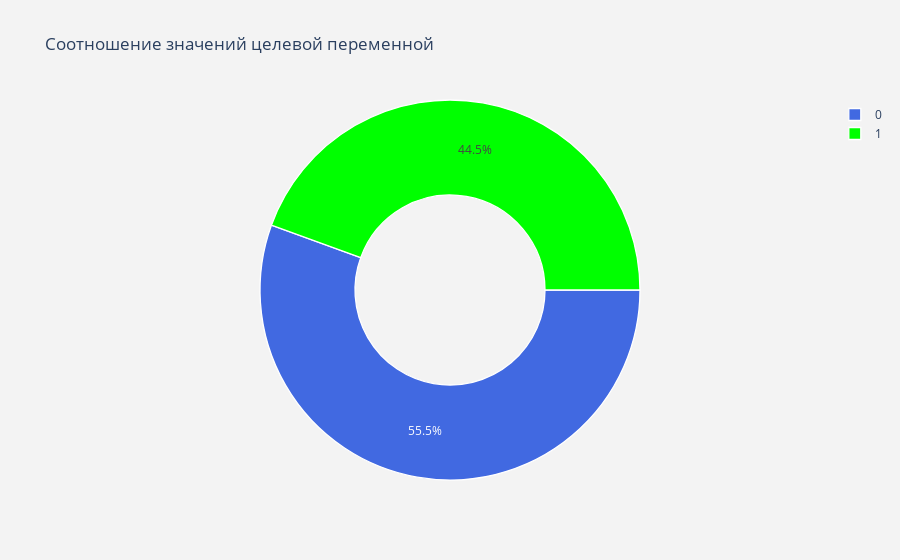

Write notebook code for a chart like this one.
### Code cell
#labels
lab = data["class"].value_counts().keys().tolist()
#values
val = data["class"].value_counts().values.tolist()

trace = go.Pie(labels = lab ,
               values = val ,
               marker = dict(colors =  [ 'royalblue' ,'lime'],
                             line = dict(color = "white",
                                         width =  1.3)
                            ),
               rotation = 90,
               hoverinfo = "label+value+text",
               hole = .5
              )
layout = go.Layout(dict(title = "Соотношение значений целевой переменной",
                        plot_bgcolor  = "rgb(243,243,243)",
                        paper_bgcolor = "rgb(243,243,243)",
                       )
                  )
fig = go.Figure(data = [trace],layout = layout)
py.iplot(fig)

### Figure 1 — Plotly figure (JSON) as saved in the notebook; plotly's stock layout.template omitted (floating-point values rounded to 4 significant figures)
{"data": [{"hole": 0.5, "hoverinfo": "label+value+text", "labels": [0, 1], "marker": {"colors": ["royalblue", "lime"], "line": {"color": "white", "width": 1.3}}, "rotation": 90, "type": "pie", "values": [762, 610]}], "layout": {"paper_bgcolor": "rgb(243,243,243)", "plot_bgcolor": "rgb(243,243,243)", "title": {"text": "Соотношение значений целевой переменной"}}}
